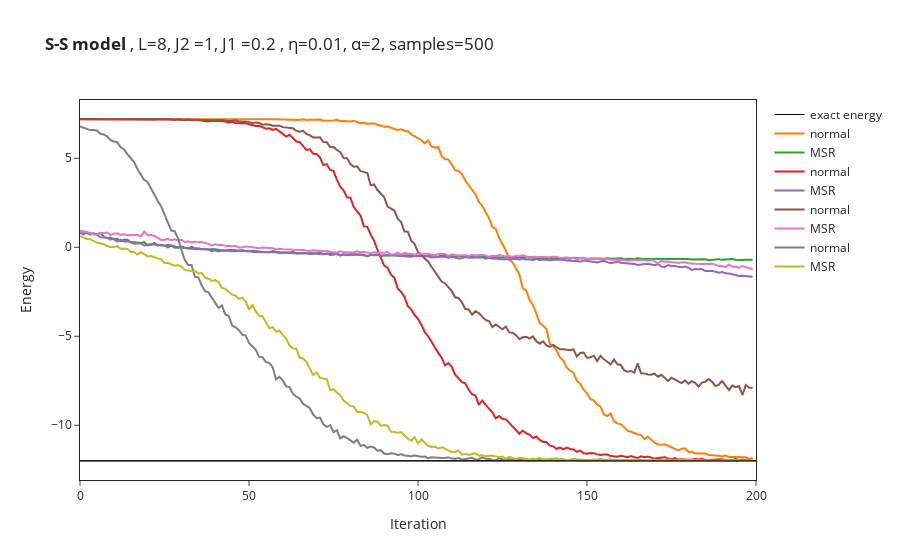

Notebook code for this chart:
### Code cell
# import the data from log file
OUT_NAME_suffixless=OUT_NAME
data = []
names = ["normal","MSR"]
for i in range(no_of_runs):
    data.append(json.load(open(OUT_NAME_suffixless+str(i)+".log")))
if type(data[0]["Energy"]["Mean"]) == dict: #DTYPE in (np.complex128, np.complex64):#, np.float64):# and False:
    energy_convergence = [data[i]["Energy"]["Mean"]["real"] for i in range(no_of_runs)]
    # symmetry = [data[i]["symmetry"]["Mean"]["real"] for i in range(no_of_runs-run_only_2)]
else:
    energy_convergence = [data[i]["Energy"]["Mean"] for i in range(no_of_runs)]
    # symmetry = [data[i]["symmetry"]["Mean"] for i in range(no_of_runs-run_only_2)]
for i in range(no_of_runs):
    figure.add_trace(go.Scatter(
        x=data[i]["Energy"]["iters"], y=energy_convergence[i],
        name=names[i]
    ))
    # figure.add_trace(go.Scatter(
    #     x=data[i]["Energy"]["iters"], y=symmetry[i],
    #     name=names[i]+"_swap"
    # ))

figure.update_layout(xaxis_title="Iteration",yaxis_title="Energy")
figure.show()

### Figure 1 — Plotly figure (JSON) as saved in the notebook; plotly's stock layout.template omitted (floating-point values rounded to 4 significant figures; data arrays with more than 128 entries replaced by an {"elided": "..."} marker saying what was removed)
{"data": [{"line": {"color": "#000000", "width": 1}, "mode": "lines", "name": "exact energy", "type": "scatter", "x": [0, 200], "y": [-12.0, -12.0]}, {"name": "normal", "type": "scatter", "x": {"elided": "200 int values"}, "y": {"elided": "200 float values"}}, {"name": "MSR", "type": "scatter", "x": {"elided": "200 int values"}, "y": {"elided": "200 float values"}}, {"name": "normal", "type": "scatter", "x": {"elided": "200 int values"}, "y": {"elided": "200 float values"}}, {"name": "MSR", "type": "scatter", "x": {"elided": "200 int values"}, "y": {"elided": "200 float values"}}, {"name": "normal", "type": "scatter", "x": {"elided": "200 int values"}, "y": {"elided": "200 float values"}}, {"name": "MSR", "type": "scatter", "x": {"elided": "200 int values"}, "y": {"elided": "200 float values"}}, {"name": "normal", "type": "scatter", "x": {"elided": "200 int values"}, "y": {"elided": "200 float values"}}, {"name": "MSR", "type": "scatter", "x": {"elided": "200 int values"}, "y": {"elided": "200 float values"}}], "layout": {"shapes": [{"line": {"width": 1}, "opacity": 1, "type": "line", "x0": 0, "x1": 1, "xref": "x domain", "y0": -12.0, "y1": -12.0, "yref": "y"}], "title": {"text": "<b>S-S model </b>, L=8, J2 =1, J1 =0.2 , η=0.01, α=2, samples=500"}, "xaxis": {"mirror": true, "showline": true, "title": {"text": "Iteration"}}, "yaxis": {"mirror": true, "showline": true, "title": {"text": "Energy"}}}}
